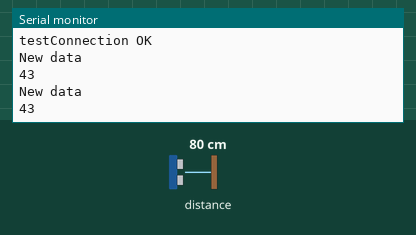
This sketch was run on a simulated ESP8266 (NodeMCU). Shown: the last lines printed to the serial monitor. Wiring (inferred from the names in the program): ultrasonic range finder: trigger GPIO 2; echo GPIO 0. Inputs (shaded band) come from the test bench; at power-on: distance to the obstacle 80 cm. The echo pulse lasts 58.3 µs per cm.

Above: at 2.7 s.
2.8 s: distance to the obstacle set to 2 cm
At 3.8 s:
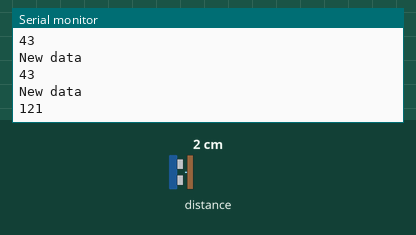
4.3 s: distance to the obstacle set to 4 cm
At 5.0 s:
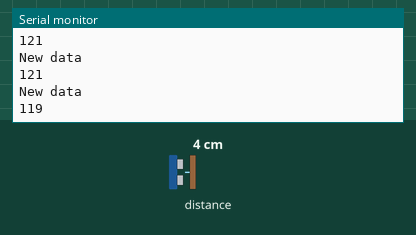
Timing chart, 0 to 7.3 s (numbered marks = the images above; inputs shaded):
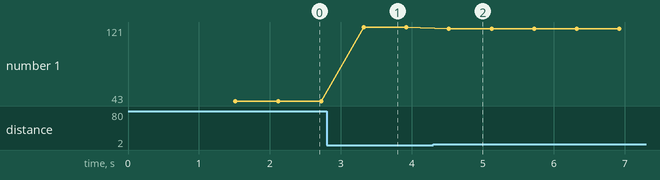

The sketch:

Level_measurement.ino
```cpp
#include "CTBot.h"
CTBot myBot;

String ssid = "<ssid>";     // REPLACE mySSID WITH YOUR WIFI SSID
String pass = "<password>"; // REPLACE myPassword YOUR WIFI PASSWORD, IF ANY
String token = "<token>";   // REPLACE myToken WITH YOUR TELEGRAM BOT TOKEN , you can get this token in Botfather
uint8_t led = 2;            // the onboard ESP8266 LED.
                            // If you have a NodeMCU you can use the BUILTIN_LED pin
                            // (replace 2 with BUILTIN_LED)
const int trigP = 2;  //D4 Or GPIO-2 of nodemcu
const int echoP = 0;  //D3 Or GPIO-0 of nodemcu

long duration;
int distance;
float per_dis;
String distance_1;


void setup() {
  // initialize the Serial
  Serial.begin(9600);
  Serial.println("Starting TelegramBot...");

  pinMode(trigP, OUTPUT);  // Sets the trigPin as an Output
  pinMode(echoP, INPUT);   // Sets the echoPin as an Input

  // connect the ESP8266 to the desired access point
  myBot.wifiConnect(ssid, pass);

  // set the telegram bot token
  myBot.setTelegramToken(token);

  // check if all things are ok
  if (myBot.testConnection())
    Serial.println("\ntestConnection OK");
  else
    Serial.println("\ntestConnection NOK");

  // set the pin connected to the LED to act as output pin
  pinMode(led, OUTPUT);
  digitalWrite(led, HIGH); // turn off the led (inverted logic!)

}

void loop() {

       digitalWrite(trigP, LOW);   // Makes trigPin low
       delayMicroseconds(2);       // 2 micro second delay

       digitalWrite(trigP, HIGH);  // tigPin high
       delayMicroseconds(10);      // trigPin high for 10 micro seconds
       digitalWrite(trigP, LOW);   // trigPin low

       duration = pulseIn(echoP, HIGH);   //Read echo pin, time in microseconds
       distance= duration*0.034/2;        //Calculating actual/real distance
       distance= 122-distance;
  // a variable to store telegram message data
       TBMessage msg;
       Serial.print("\nNew data \n");
       Serial.println(distance);

       if (distance<=8) {

             myBot.sendMessage(msg.sender.id, "Alert : Petrol Bunk 1 needs to refilled"); // notify the sender

            }

	per_dis=((float)distance/122)*100;
        distance_1=String(per_dis);

  // if there is an incoming message...
  if (myBot.getNewMessage(msg)) {


    if (msg.text.equalsIgnoreCase("Bunk 1 Update me")) {

      myBot.sendMessage(msg.sender.id,distance_1);  // notify the sender
    }

  }
  // wait 500 milliseconds
  delay(500);
}
```

Measured:
- after the input at 2.8 s, the serial monitor: prints a new line after 0.52 s (image 1)
- after the input at 4.3 s, the serial monitor: prints a new line after 0.22 s (image 2)
- plotted number 1: 43 → 121 after the input at 2.8 s, 121 → 119 after the input at 4.3 s
